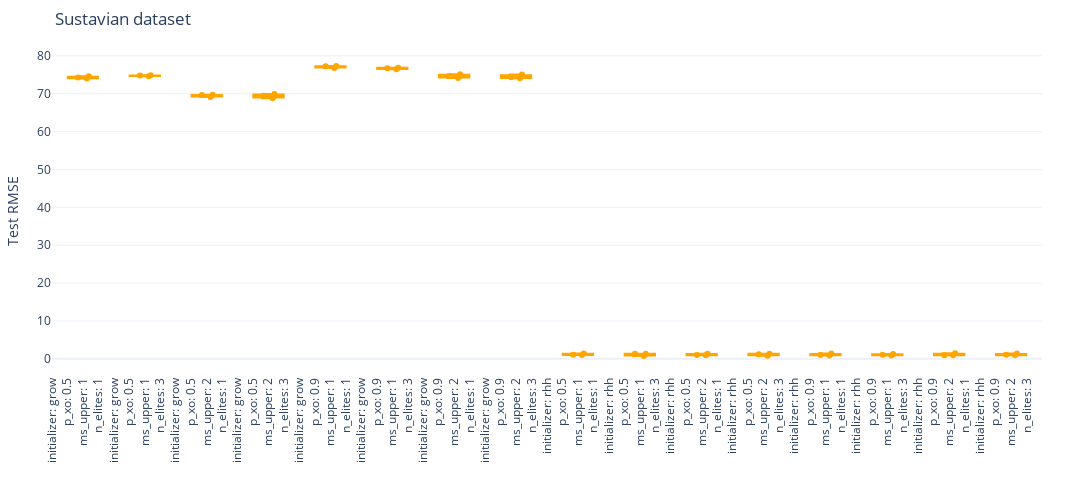

Notebook code cell kept with this figure:
### Markdown cell above
<a id="subchapter_7_3_1"></a>
#### Variation of RMSE across Models

### Code cell
# Boxplots for comparison of Test RMSE Distributions across Model 

rmse_by_config = defaultdict(list)

for split in results:
    rmse_train = []
    rmse_test = []
    
    for result in split:
        key = ''
        for k, v in result['dynamic_params'].items():
            key += k+': '+str(v)+' <br /> '
        rmse_by_config[key].append(result['rmse_test'])

fig = go.Figure()
for config, rmse_values in rmse_by_config.items():
    fig.add_trace(go.Box(
        y=rmse_values,
        boxpoints='all',
        jitter=0.5,
        pointpos=0,
        line=dict(color='orange'),
        name=config
    ))

fig.update_layout(
    title=DATASET_NAME+' dataset',
    xaxis_title='',
    yaxis_title='Test RMSE',
    height=500, width=1100,
    xaxis_tickangle=-90,
    yaxis_range=[0,None],
    margin=dict(l=50, r=50, t=50, b=20),
    showlegend=False,
    template='plotly_white'
)

fig.show()

### Figure 1 — Plotly figure (JSON) as saved in the notebook; plotly's stock layout.template omitted (floating-point values rounded to 4 significant figures)
{"data": [{"boxpoints": "all", "jitter": 0.5, "line": {"color": "orange"}, "name": "initializer: grow <br /> p_xo: 0.5 <br /> ms_upper: 1 <br /> n_elites: 1 <br /> ", "pointpos": 0, "type": "box", "y": [74.57, 73.99, 74.29]}, {"boxpoints": "all", "jitter": 0.5, "line": {"color": "orange"}, "name": "initializer: grow <br /> p_xo: 0.5 <br /> ms_upper: 1 <br /> n_elites: 3 <br /> ", "pointpos": 0, "type": "box", "y": [74.83, 74.79, 74.6]}, {"boxpoints": "all", "jitter": 0.5, "line": {"color": "orange"}, "name": "initializer: grow <br /> p_xo: 0.5 <br /> ms_upper: 2 <br /> n_elites: 1 <br /> ", "pointpos": 0, "type": "box", "y": [69.69, 69.13, 69.63]}, {"boxpoints": "all", "jitter": 0.5, "line": {"color": "orange"}, "name": "initializer: grow <br /> p_xo: 0.5 <br /> ms_upper: 2 <br /> n_elites: 3 <br /> ", "pointpos": 0, "type": "box", "y": [69.46, 68.81, 69.92]}, {"boxpoints": "all", "jitter": 0.5, "line": {"color": "orange"}, "name": "initializer: grow <br /> p_xo: 0.9 <br /> ms_upper: 1 <br /> n_elites: 1 <br /> ", "pointpos": 0, "type": "box", "y": [77.23, 77.28, 76.8]}, {"boxpoints": "all", "jitter": 0.5, "line": {"color": "orange"}, "name": "initializer: grow <br /> p_xo: 0.9 <br /> ms_upper: 1 <br /> n_elites: 3 <br /> ", "pointpos": 0, "type": "box", "y": [76.84, 76.73, 76.47]}, {"boxpoints": "all", "jitter": 0.5, "line": {"color": "orange"}, "name": "initializer: grow <br /> p_xo: 0.9 <br /> ms_upper: 2 <br /> n_elites: 1 <br /> ", "pointpos": 0, "type": "box", "y": [75.11, 74.13, 74.59]}, {"boxpoints": "all", "jitter": 0.5, "line": {"color": "orange"}, "name": "initializer: grow <br /> p_xo: 0.9 <br /> ms_upper: 2 <br /> n_elites: 3 <br /> ", "pointpos": 0, "type": "box", "y": [75.04, 74.06, 74.32]}, {"boxpoints": "all", "jitter": 0.5, "line": {"color": "orange"}, "name": "initializer: rhh <br /> p_xo: 0.5 <br /> ms_upper: 1 <br /> n_elites: 1 <br /> ", "pointpos": 0, "type": "box", "y": [1.014, 1.061, 1.407]}, {"boxpoints": "all", "jitter": 0.5, "line": {"color": "orange"}, "name": "initializer: rhh <br /> p_xo: 0.5 <br /> ms_upper: 1 <br /> n_elites: 3 <br /> ", "pointpos": 0, "type": "box", "y": [0.7823, 1.379, 1.32]}, {"boxpoints": "all", "jitter": 0.5, "line": {"color": "orange"}, "name": "initializer: rhh <br /> p_xo: 0.5 <br /> ms_upper: 2 <br /> n_elites: 1 <br /> ", "pointpos": 0, "type": "box", "y": [0.9419, 1.013, 1.339]}, {"boxpoints": "all", "jitter": 0.5, "line": {"color": "orange"}, "name": "initializer: rhh <br /> p_xo: 0.5 <br /> ms_upper: 2 <br /> n_elites: 3 <br /> ", "pointpos": 0, "type": "box", "y": [0.8445, 1.234, 1.373]}, {"boxpoints": "all", "jitter": 0.5, "line": {"color": "orange"}, "name": "initializer: rhh <br /> p_xo: 0.9 <br /> ms_upper: 1 <br /> n_elites: 1 <br /> ", "pointpos": 0, "type": "box", "y": [0.8846, 1.038, 1.403]}, {"boxpoints": "all", "jitter": 0.5, "line": {"color": "orange"}, "name": "initializer: rhh <br /> p_xo: 0.9 <br /> ms_upper: 1 <br /> n_elites: 3 <br /> ", "pointpos": 0, "type": "box", "y": [0.8924, 1.087, 1.253]}, {"boxpoints": "all", "jitter": 0.5, "line": {"color": "orange"}, "name": "initializer: rhh <br /> p_xo: 0.9 <br /> ms_upper: 2 <br /> n_elites: 1 <br /> ", "pointpos": 0, "type": "box", "y": [0.9459, 0.9867, 1.513]}, {"boxpoints": "all", "jitter": 0.5, "line": {"color": "orange"}, "name": "initializer: rhh <br /> p_xo: 0.9 <br /> ms_upper: 2 <br /> n_elites: 3 <br /> ", "pointpos": 0, "type": "box", "y": [0.9298, 1.059, 1.391]}], "layout": {"height": 500, "margin": {"b": 20, "l": 50, "r": 50, "t": 50}, "showlegend": false, "title": {"text": "Sustavian dataset"}, "width": 1100, "xaxis": {"autorange": true, "range": [-0.5, 15.5], "tickangle": -90, "title": {"text": ""}, "type": "category"}, "yaxis": {"autorange": true, "range": [-3.467, 81.53], "title": {"text": "Test RMSE"}, "type": "linear"}}}
